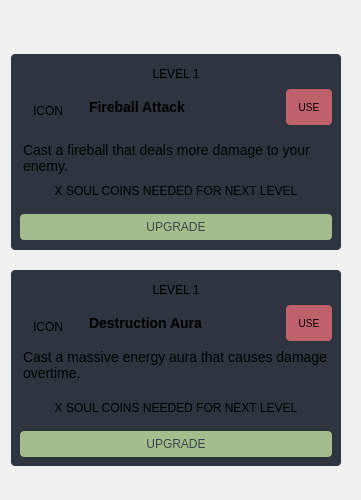
               <widget class="QWidget" name="skillsInfo" native="true">
                <property name="minimumSize">
                 <size>
                  <width>361</width>
                  <height>500</height>
                 </size>
                </property>
                <property name="maximumSize">
                 <size>
                  <width>361</width>
                  <height>16777215</height>
                 </size>
                </property>
                <property name="styleSheet">
                 <string notr="true">#skillsInfo {
            background-image: url(:/imgs/src/assets/ui-components/SkillsPanel.png);
            background-repeat: none;
            background-position: top left;
            background-attachment: fixed;
        }</string>
                </property>
                <layout class="QVBoxLayout" name="verticalLayout_2" stretch="0,20">
                 <property name="leftMargin">
                  <number>0</number>
                 </property>
                 <property name="topMargin">
                  <number>0</number>
                 </property>
                 <property name="rightMargin">
                  <number>9</number>
                 </property>
                 <item>
                  <spacer name="spacerInsideGridSkills">
                   <property name="orientation">
                    <enum>Qt::Vertical</enum>
                   </property>
                   <property name="sizeHint" stdset="0">
                    <size>
                     <width>20</width>
                     <height>20</height>
                    </size>
                   </property>
                  </spacer>
                 </item>
                 <item>
                  <layout class="QGridLayout" name="skillsInfoGrid">
                   <property name="horizontalSpacing">
                    <number>6</number>
                   </property>
                   <item row="0" column="0">
                    <widget class="QWidget" name="skillsList" native="true">
                     <property name="maximumSize">
                      <size>
                       <width>16777215</width>
                       <height>456</height>
                      </size>
                     </property>
                     <property name="styleSheet">
                      <string notr="true"/>
                     </property>
                     <layout class="QVBoxLayout" name="verticalLayout_5" stretch="0,0">
                      <item>
                       <widget class="QWidget" name="fireballSkillDiv" native="true">
                        <property name="maximumSize">
                         <size>
                          <width>16777215</width>
                          <height>200</height>
                         </size>
                        </property>
                        <property name="styleSheet">
                         <string notr="true">background-color: #2E3440;
border-radius: 4px;
margin: 2px;</string>
                        </property>
                        <layout class="QGridLayout" name="fireballCard">
                         <property name="leftMargin">
                          <number>9</number>
                         </property>
                         <property name="topMargin">
                          <number>9</number>
                         </property>
                         <property name="bottomMargin">
                          <number>9</number>
                         </property>
                         <property name="horizontalSpacing">
                          <number>4</number>
                         </property>
                         <property name="verticalSpacing">
                          <number>0</number>
                         </property>
                         <item row="1" column="0" colspan="3">
                          <widget class="QWidget" name="fireballNameButtonDiv" native="true">
                           <layout class="QHBoxLayout" name="horizontalLayout_5">
                            <property name="leftMargin">
                             <number>0</number>
                            </property>
                            <property name="topMargin">
                             <number>0</number>
                            </property>
                            <property name="rightMargin">
                             <number>0</number>
                            </property>
                            <property name="bottomMargin">
                             <number>0</number>
                            </property>
                            <item>
                             <widget class="QLabel" name="fireballIcon">
                              <property name="minimumSize">
                               <size>
                                <width>60</width>
                                <height>50</height>
                               </size>
                              </property>
                              <property name="text">
                               <string>ICON</string>
                              </property>
                              <property name="alignment">
                               <set>Qt::AlignCenter</set>
                              </property>
                             </widget>
                            </item>
                            <item>
                             <widget class="QLabel" name="fireballTitle">
                              <property name="minimumSize">
                               <size>
                                <width>200</width>
                                <height>0</height>
                               </size>
                              </property>
                              <property name="maximumSize">
                               <size>
                                <width>140</width>
                                <height>16777215</height>
                               </size>
                              </property>
                              <property name="styleSheet">
                               <string notr="true"/>
                              </property>
                              <property name="text">
                               <string>&lt;h3&gt;Fireball Attack&lt;/h3&gt;</string>
                              </property>
                             </widget>
                            </item>
                           </layout>
                          </widget>
                         </item>
                         <item row="1" column="3" alignment="Qt::AlignRight">
                          <widget class="QPushButton" name="fireballUseButton">
                           <property name="minimumSize">
                            <size>
                             <width>50</width>
                             <height>40</height>
                            </size>
                           </property>
                           <property name="maximumSize">
                            <size>
                             <width>50</width>
                             <height>40</height>
                            </size>
                           </property>
                           <property name="layoutDirection">
                            <enum>Qt::LeftToRight</enum>
                           </property>
                           <property name="styleSheet">
                            <string notr="true">#fireballUseButton {
            background-color: #BF616A;
            outline: 0;
            border: 0;
            border-radius: 4px;
			font-size: 10px;
        }

        #fireballUseButton::hover {
            background-color: #A9444E;
            color: white;
        }

        #fireballUseButton::pressed {
            background-color: #773037;
            color: white;
        }</string>
                           </property>
                           <property name="text">
                            <string>USE</string>
                           </property>
                          </widget>
                         </item>
                         <item row="6" column="0" colspan="4">
                          <widget class="QWidget" name="fireballPriceDiv" native="true">
                           <layout class="QHBoxLayout" name="horizontalLayout_7">
                            <item>
                             <widget class="QLabel" name="fireballCoinsNeededUpgrade">
                              <property name="styleSheet">
                               <string notr="true">font-size: 12px;</string>
                              </property>
                              <property name="text">
                               <string>X SOUL COINS NEEDED FOR NEXT LEVEL</string>
                              </property>
                              <property name="alignment">
                               <set>Qt::AlignHCenter|Qt::AlignTop</set>
                              </property>
                             </widget>
                            </item>
                           </layout>
                          </widget>
                         </item>
                         <item row="3" column="0" colspan="4">
                          <widget class="QWidget" name="fireballDescriptionDiv" native="true">
                           <property name="minimumSize">
                            <size>
                             <width>0</width>
                             <height>50</height>
                            </size>
                           </property>
                           <property name="styleSheet">
                            <string notr="true"/>
                           </property>
                           <layout class="QHBoxLayout" name="horizontalLayout_6">
                            <property name="leftMargin">
                             <number>0</number>
                            </property>
                            <item>
                             <widget class="QLabel" name="fireballDescription">
                              <property name="minimumSize">
                               <size>
                                <width>0</width>
                                <height>50</height>
                               </size>
                              </property>
                              <property name="styleSheet">
                               <string notr="true">font-size: 14px;</string>
                              </property>
                              <property name="text">
                               <string>Cast a fireball that deals more damage to your enemy.</string>
                              </property>
                              <property name="alignment">
                               <set>Qt::AlignLeading|Qt::AlignLeft|Qt::AlignTop</set>
                              </property>
                              <property name="wordWrap">
                               <bool>true</bool>
                              </property>
                             </widget>
                            </item>
                           </layout>
                          </widget>
                         </item>
                         <item row="8" column="0" colspan="4">
                          <widget class="QPushButton" name="fireballUpgradeButton">
                           <property name="minimumSize">
                            <size>
                             <width>0</width>
                             <height>30</height>
                            </size>
                           </property>
                           <property name="styleSheet">
                            <string notr="true">#fireballUpgradeButton {
            background-color: #A3BE8C;
            color: #3f434c;
            outline: 0;
            border: 0;
            border-radius: 4px;

        }

        #fireballUpgradeButton::hover {
            background-color: #89AC6B;
            color: white;
        }

        #fireballUpgradeButton::pressed {
            background-color: #709252;
            color: white;
        }</string>
                           </property>
                           <property name="text">
                            <string>UPGRADE</string>
                           </property>
                          </widget>
                         </item>
                         <item row="0" column="0" colspan="4">
                          <widget class="QLabel" name="fireballLevelValue">
                           <property name="minimumSize">
                            <size>
                             <width>0</width>
                             <height>25</height>
                            </size>
                           </property>
                           <property name="maximumSize">
                            <size>
                             <width>16777215</width>
                             <height>25</height>
                            </size>
                           </property>
                           <property name="styleSheet">
                            <string notr="true">font-size: 12px;</string>
                           </property>
                           <property name="text">
                            <string>LEVEL 1</string>
                           </property>
                           <property name="alignment">
                            <set>Qt::AlignCenter</set>
                           </property>
                          </widget>
                         </item>
                        </layout>
                       </widget>
                      </item>
                      <item>
                       <widget class="QWidget" name="destructionAuraSkillDiv" native="true">
                        <property name="maximumSize">
                         <size>
                          <width>16777215</width>
                          <height>200</height>
                         </size>
                        </property>
                        <property name="styleSheet">
                         <string notr="true">background-color: #2E3440;
border-radius: 4px;
margin: 2px;</string>
                        </property>
                        <layout class="QGridLayout" name="destructionAuraCard">
                         <property name="horizontalSpacing">
                          <number>4</number>
                         </property>
                         <property name="verticalSpacing">
                          <number>0</number>
                         </property>
                         <item row="1" column="0" colspan="4">
                          <widget class="QWidget" name="destructionAuraNameUseButton" native="true">
                           <layout class="QHBoxLayout" name="horizontalLayout_8">
                            <property name="leftMargin">
                             <number>0</number>
                            </property>
                            <property name="topMargin">
                             <number>0</number>
                            </property>
                            <property name="rightMargin">
                             <number>0</number>
                            </property>
                            <property name="bottomMargin">
                             <number>0</number>
                            </property>
                            <item>
                             <widget class="QLabel" name="destructionAuraIcon">
                              <property name="minimumSize">
                               <size>
                                <width>60</width>
                                <height>50</height>
                               </size>
                              </property>
                              <property name="text">
                               <string>ICON</string>
                              </property>
                              <property name="alignment">
                               <set>Qt::AlignCenter</set>
                              </property>
                             </widget>
                            </item>
                            <item>
                             <widget class="QLabel" name="destructionAuraTitle">
                              <property name="minimumSize">
                               <size>
                                <width>200</width>
                                <height>0</height>
                               </size>
                              </property>
                              <property name="text">
                               <string>&lt;h3&gt;Destruction Aura&lt;/h3&gt;</string>
                              </property>
                             </widget>
                            </item>
                           </layout>
                          </widget>
                         </item>
                         <item row="2" column="0" colspan="5">
                          <widget class="QLabel" name="destructionAuraDescription">
                           <property name="styleSheet">
                            <string notr="true">font-size: 14px;</string>
                           </property>
                           <property name="text">
                            <string>Cast a massive energy aura that causes damage overtime.</string>
                           </property>
                           <property name="alignment">
                            <set>Qt::AlignLeading|Qt::AlignLeft|Qt::AlignTop</set>
                           </property>
                           <property name="wordWrap">
                            <bool>true</bool>
                           </property>
                          </widget>
                         </item>
                         <item row="5" column="0" colspan="5">
                          <widget class="QPushButton" name="destructionAuraUpgradeButton">
                           <property name="minimumSize">
                            <size>
                             <width>0</width>
                             <height>30</height>
                            </size>
                           </property>
                           <property name="styleSheet">
                            <string notr="true">#destructionAuraUpgradeButton {
            background-color: #A3BE8C;
            color: #3f434c;
            outline: 0;
            border: 0;
            border-radius: 4px;

        }

        #destructionAuraUpgradeButton::hover {
            background-color: #89AC6B;
            color: white;
        }

        #destructionAuraUpgradeButton::pressed {
            background-color: #709252;
            color: white;
        }</string>
                           </property>
                           <property name="text">
                            <string>UPGRADE</string>
                           </property>
                          </widget>
                         </item>
                         <item row="3" column="0" colspan="5">
                          <widget class="QWidget" name="destructionAuraPriceDiv" native="true">
                           <layout class="QHBoxLayout" name="horizontalLayout_9">
                            <item>
                             <widget class="QLabel" name="destructionAuraCoinsNeededUpgrade">
                              <property name="styleSheet">
                               <string notr="true">font-size: 12px;</string>
                              </property>
                              <property name="text">
                               <string>X SOUL COINS NEEDED FOR NEXT LEVEL</string>
                              </property>
                              <property name="alignment">
                               <set>Qt::AlignHCenter|Qt::AlignTop</set>
                              </property>
                             </widget>
                            </item>
                           </layout>
                          </widget>
                         </item>
                         <item row="1" column="4" alignment="Qt::AlignRight">
                          <widget class="QPushButton" name="destructionAuraUseButton">
                           <property name="enabled">
                            <bool>true</bool>
                           </property>
                           <property name="minimumSize">
                            <size>
                             <width>50</width>
                             <height>40</height>
                            </size>
                           </property>
                           <property name="maximumSize">
                            <size>
                             <width>50</width>
                             <height>40</height>
                            </size>
                           </property>
                           <property name="styleSheet">
                            <string notr="true">#destructionAuraUseButton {
            background-color: #BF616A;
            outline: 0;
            border: 0;
            border-radius: 4px;
			font-size: 10px;
        }

        #destructionAuraUseButton::hover {
            background-color: #A9444E;
            color: white;
        }

        #destructionAuraUseButton::pressed {
            background-color: #773037;
            color: white;
        }</string>
                           </property>
                           <property name="text">
                            <string>USE</string>
                           </property>
                          </widget>
                         </item>
                         <item row="0" column="0" colspan="5">
                          <widget class="QLabel" name="destructionAuraLevelValue">
                           <property name="minimumSize">
                            <size>
                             <width>0</width>
                             <height>25</height>
                            </size>
                           </property>
                           <property name="maximumSize">
                            <size>
                             <width>16777215</width>
                             <height>25</height>
                            </size>
                           </property>
                           <property name="styleSheet">
                            <string notr="true">font-size: 12px;</string>
                           </property>
                           <property name="text">
                            <string>LEVEL 1</string>
                           </property>
                           <property name="alignment">
                            <set>Qt::AlignCenter</set>
                           </property>
                          </widget>
                         </item>
                        </layout>
                       </widget>
                      </item>
                     </layout>
                    </widget>
                   </item>
                  </layout>
                 </item>
                </layout>
               </widget>
